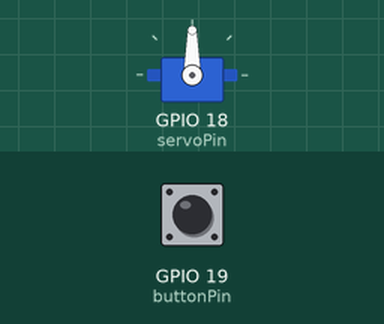
Simulated run of this sketch. Board: ESP32. Parts: servo. The test bench sets the inputs (shaded band); at power-on: GPIO 19 (buttonPin) HIGH.

Above: at 1.2 s.
1.3 s: GPIO 19 (buttonPin) pulled LOW for 1 s
At 1.55 s:
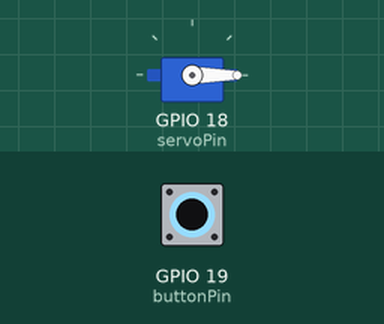
3.8 s: GPIO 19 (buttonPin) pulled LOW for 3.2 s
At 7.8 s:
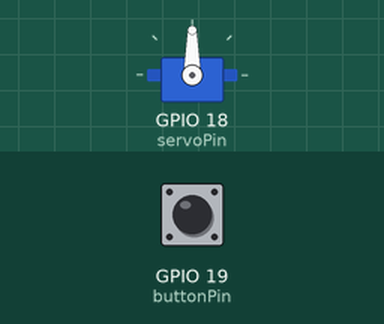
Timing chart, 0 to 9.3 s (numbered marks = the images above; inputs shaded):
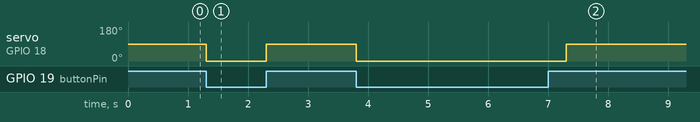

Measured:
- after the input at 1.3 s, servo on GPIO 18 (servoPin): 90° → 0° at once, → 90° 1.0 s later
- after the input at 3.8 s, servo on GPIO 18 (servoPin): 90° → 0° at once, → 90° 3.5 s later

The sketch:

spray.ino
```cpp
#include <ESP32Servo.h>

Servo servo;
const int servoPin = 18;      // Pin connected to the servo motor
const int buttonPin = 19;     // Pin connected to the button
const int initialPos = 90;   // Initial position of the servo motor
bool isSpraying = false;     // State of the spray (true or false)

void setup() {
  servo.attach(servoPin);    // Attach the servo to the specified pin
  servo.write(initialPos);   // Set the initial position of the servo motor
  pinMode(buttonPin, INPUT_PULLUP);  // Set the button pin as input with internal pull-up resistor
}

void loop() {
  int buttonState = digitalRead(buttonPin);  // Read the state of the button

  if (buttonState == LOW) {
    toggleSpray();          // If button is pressed, toggle the state of the spray
  }
}

void toggleSpray() {
  servo.write(0);            // Move the servo to press the spray
    isSpraying = true;
    delay(500);
    servo.write(initialPos);   // Move the servo to release the spray
    isSpraying = false;
//  if (isSpraying) {
//    servo.write(initialPos);   // Move the servo to release the spray
//    isSpraying = false;
//  } else {
//    servo.write(0);            // Move the servo to press the spray
//    isSpraying = true;
//  }
}
```
